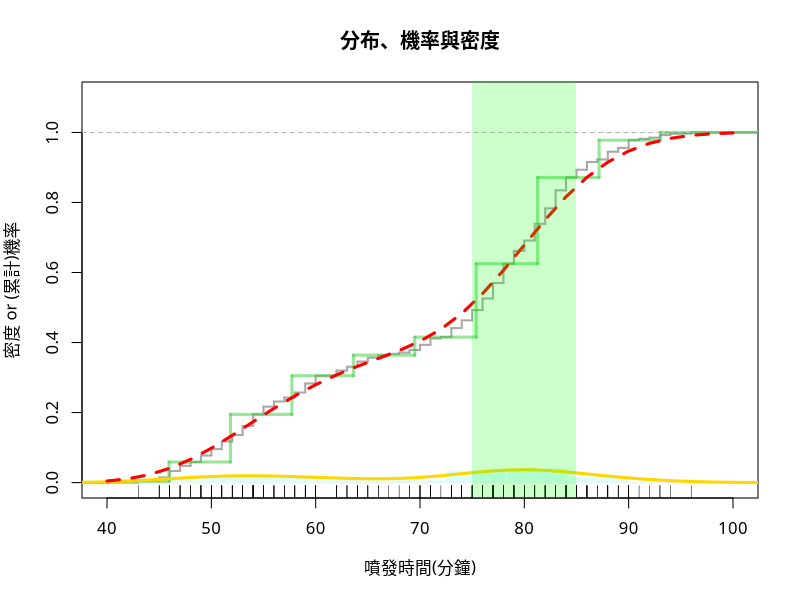
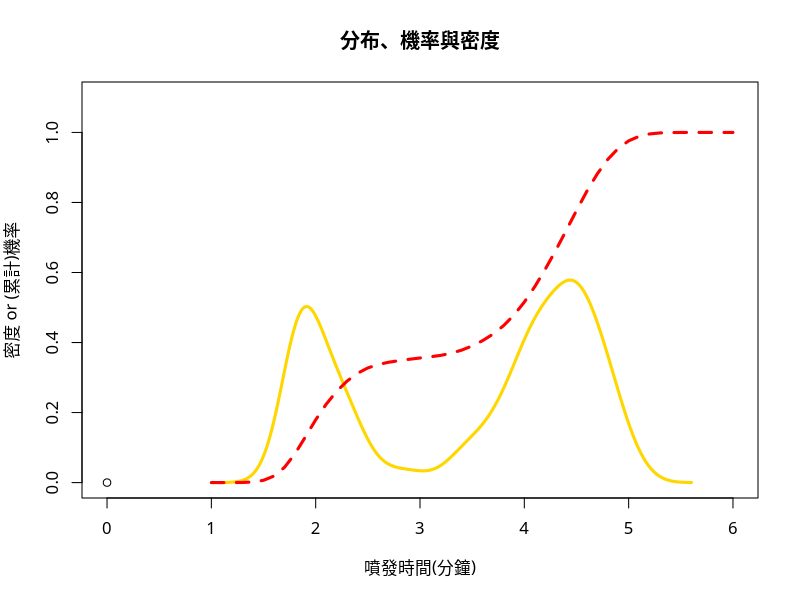

Reproduce these figures in R, in order.
## ---- chunk 1
library(dplyr)
D = faithful$waiting  # copy to a short name
summary(D)

## ---- chunk 2
par(family = "FZLTXHB--B51-0")
# Frame
plot(0,0,xlim=c(40,100),ylim=c(0,1.1),xlab="噴發時間(分鐘)", 
     ylab="密度 or (累計)機率", main="分布、機率與密度")
abline(h=1, col='lightgray', lwd=0.25, lty=2)
# Empirical PDF
rug(D)
# Empirical CDF
plot(ecdf(D), cex=0, verticals=T, lwd=2, col='darkgray', add=T)
# Histogram PDF
Bins = 10                             # no. bins
bx = seq(min(D), max(D), length=Bins) # break sequence 
hist(D, col="#B3FFFF7F", border="white", ylim=c(0,1.1),
     freq=F, breaks=bx, add=T)
abline(h=0, col='lightgray', lwd=0.25)
# Histogram CDF
adj = (bx[2] - bx[1])/2
steps = stepfun(bx-adj, c(0, sapply(bx, function(b) mean(D <= b))))
plot(steps, cex=0, col='#33CC337F', lwd=3, lty=1, add=T)

# Smooth PDF
Adjust = 1  # bandwidth adjustment
DEN = density(D, adjust = Adjust)
lines(DEN, col='gold', lwd=3)
# Smooth CDF
PDF = approxfun(DEN$x, DEN$y, yleft=0, yright=0)
x = seq(40, 100, 2)
y = sapply(x, function(i) integrate(PDF, -Inf, i)$value)
lines(x, y, col='red', lwd=3, lty=2) 

# Mark Range
x1 = 75; x2 = 85
rect(x1,-0.1,x2,1.2,col= rgb(0,1,0,alpha=0.2),border=NA)

## ---- chunk 3
# 【A.選擇方法】<br>
# &emsp;■ 我們為甚麼需要隨機變數？ 什麼時候我們需要用到隨機變數？<br>
# Ans. 當對一件事情具有不確定因素時，我們需要對他做預測時即可使用隨機變數。
# &emsp;■ 隨機變數沒有固定的值，那我們要如何做計算呢？<br>
# Ans. 透過不斷重複試驗去了解各個隨機變數所佔的比例。
# &emsp;■ 我們可以用直方圖或數值標記來估計噴發時間落在某一區間的機率嗎？<br>
# Ans. 可以，因為可以去計算區間內所發生的次數占全部次數的比例。
# &emsp;■ 直方圖(histogram)也可以當作一種模型嗎？ 數值標記(rug)呢？<br>
# Ans. 是，因模型可幫助我們做預測，直方圖所提供給我們的機率提供我們做下一次的預測。數值標記則不是，因為該模型是用真實時間點，所以易有overfitting的問題。
# &emsp;■ 直方圖和平滑模型哪一個比較適合用來表示噴發時間的分布？ 為甚麼？<br>
# Ans. 平滑模型較適合，因直方圖易受到區間長度的影響。
# &emsp;■ 用數值標記來預測噴發時間會比用直方圖「準」嗎？ 「準」是什麼意思呢？<br>
# <br>
# Ans. 並不一定，因預測性資料與模型資料的分布並不一定會是完全相符；準的意思是去描述估計值與實際值是否相符。
## ---- chunk 4
# 【B.調整參數】調整一下模型參數的滑桿 ...<br>
# &emsp;■ 你覺得最合適的直方圖欄數(`support/binwidth`)是？ 為甚麼？<br>
# Ans. 在binwidth=16和18時，因做出來的圖型較趨近常態。
# &emsp;■ 最合適的平滑模型頻寬(`bandwidth`)呢？<br>
# Ans. 當bandwidth=0.7時較接近常態。
# &emsp;■ 調高欄寬和頻寬會讓模型變複雜，還是變簡單呢？<br>
# Ans. 直方圖變較複雜、平滑模型變簡單。
# &emsp;■ 模型越複雜，它跟實際值之間的誤差是越大、還是越小？<br>
# Ans. 誤差越小，因數值更精確。
# &emsp;■ 那麼，越複雜的模型就會越準，對嗎？<br>
# Ans. 不一定，容易overfitting。

## ---- chunk 5
# 【C.建立模型、估計機率】<br>
# 請從課堂筆記的程式碼找出來 ... <br>
# &emsp;■ 從變數向量(`D`)求出機率密度曲線(`DEN`)<br>
# Ans. ### DEN = density(D, adjust = Adjust)
# &emsp;■ 將機率密度曲線(`DEN`)轉換成機率密度函數(`PDF`)<br>
# Ans. ### PDF = approxfun(DEN$x, DEN$y, yleft=0, yright=0)
# &emsp;■ 對機率密度函數(`PDF`)做積分，算出機率(`PROB`)<br>
# Ans.### x = seq(1,6,0.1)
# y = sapply(x, function(i) integrate(PDF, -Inf, i)$value)
# 這三行程式，然後...<br>
# 
# &emsp;■ 將頻寬調整參數(`adjust`)設為`1`，算出「等待時間」落在80到90之間的機率<br>
# Ans. 0.2685006
# &emsp;■ 將頻寬調整參數設為`0.5`，算出等待時間落在80到90之間的機率<br>
# Ans. 0.2827446
# &emsp;■ 算出來的機率比較高的就是比較好的模型，對嗎？ 為甚麼？<br>
# <br>
# Ans. 不一定，因為較高只是較接近模型實際值，預測的話則不一定比較準。
## ---- chunk 6
# 【D.預測與決策】<br>
# 假設有一個賭局，你可以花30元選定一個連續60秒的時段，如果老忠實下一次的噴發時間落在你指定的區間，你就可以贏到100元；請你使用頻寬為`0.5`的平滑密度模型 ...<br>
# &emsp;■ 決定要不要參加這個賭局<br>
# Ans. 要，因為預期收益比30大。
# &emsp;■ 如果你參加的話，你要把噴發時間設定在哪一個區間呢？<br>
# Ans. 設定3.9 - 4.9的區間。
# &emsp;■ 你設在這個區間的話，參加這個賭局的期望值是？<br>
# Ans. 47.5544 - 30 = 17.5544元。
## ---- chunk 7
D = faithful$eruptions  # copy to a short name
summary(D)

par(family = "FZLTXHB--B51-0")
plot(0,0,xlim=c(0, 6),ylim=c(0, 1.1),xlab="噴發時間(分鐘)", 
     ylab="密度 or (累計)機率", main="分布、機率與密度")

Adjust = 0.5  # bandwidth adjustment
DEN = density(D, adjust = Adjust)
lines(DEN, col='gold', lwd=3)
# Smooth CDF
PDF = approxfun(DEN$x, DEN$y, yleft=0, yright=0)
x = seq(1, 6, 0.1)
y = sapply(x, function(i) integrate(PDF, -Inf, i)$value)
lines(x, y, col='red', lwd=3, lty=2) 
## ---- chunk 8
a <- data_frame(eruption = seq(1.0, 6, 0.1))
a$probability <- NA
a$expectation <- NA
for(i in 1 : 41){
  a$probability[10+i] <- y[10 + i] - y[i]
  a$expectation[10+i] <- a$probability[10+i]*100
}
print(a)
a[30:45,]

## ---- chunk 9
# 假如賭場老闆從零開始把每10秒鐘設為一個區間，每個區間的賭金是五塊錢 ...<br>
# &emsp;■ 你要怎麼押注，才能獲得最高的期望值呢？<br>
# Ans. 壓在第1.66667,1.83333,2.00000,3.83333,4.00000,4.16667,4.33333,4.50000,4.66667分鐘
# &emsp;■ 你的賭金和期望值各是多少？<br>
# Ans. 需要花5*9 = 45元, 收益＝ 69.338, 期望值= 69.338 - 45 = 24.338
## ---- chunk 10
Adjust = 0.5    # bandwidth adjustment
DEN = density(D, adjust = Adjust)
# Smooth CDF
PDF = approxfun(DEN$x, DEN$y, yleft=0, yright=0)
x = seq(0, 6, length.out=37)
y = sapply(x, function(i) integrate(PDF, -Inf, i)$value)

b <- data_frame(eruption = seq(0, 6, length.out=37))
b$probability <- NA
b$expectation <- NA
b$play <- NA
for(i in 1 : 36){
  b$probability[1+i] <- y[1 + i] - y[i]
  b$expectation[1+i] <- b$probability[1+i]*100
  b$play[1+i] <- b$expectation[1+i] > 5
}

b$expectation[which(b$play == TRUE)]
sum(b$expectation[which(b$play == TRUE)])   
b
b[c(11:30),]
## ---- chunk 11
# 將獲利的期望值和賭金的比值稱為「期望投資報酬率」 ...<br>
# &emsp;■ 「最大期望投資報酬率」和「最大期望報酬」的投資策略是一樣的嗎？<br>
# Ans.不一樣，「最大期望投資報酬率」基本上是選擇區間內比值最大的區段做投資，而「最大期望報酬」則是選擇只要比成本高即做投資。
# &emsp;■ 你認為哪一個策略目標比較好呢？ 為什麼？<br>
# 兩種各有好處，往往需要考慮到所需要花費的成本，「最大期望報酬」的投資做法，有時需要考慮到更大的風險。
